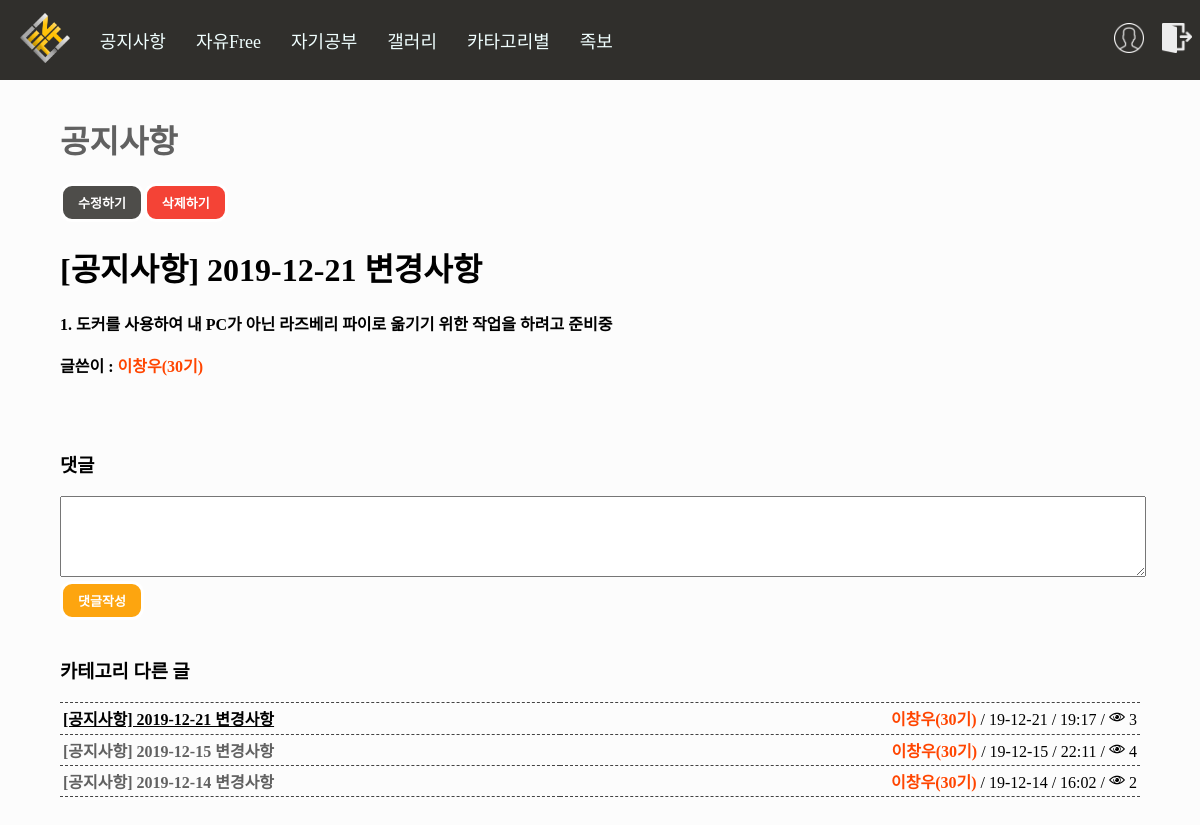
The page /board/detail/197 (signed in) on the database its author committed.
### board/models.py (models this page shows, shortened)
class Board(models.Model):
    Title = models.CharField(max_length=50) #제목
    Body = models.TextField() #내용
    Created_at = models.DateTimeField(auto_now_add=True) #생성 일자 및 시간
    Updated_at = models.DateTimeField(auto_now=True) #수정 일자 및 시간
    Author = models.CharField(max_length=13) #글쓴이 아이디
    Category = models.CharField(max_length=13) #분류
    HowMuch = models.IntegerField() #조회수
    files=models.FileField(upload_to='files/', default='')
    images=models.FileField(upload_to='Sumnail/', default='')
    def get_generation(self): #이름을 나오게 하는데 예외처리 까지 적용 만약 탈퇴한 사람이면!! Id 가 나온다
        try:
            a = Profile.objects.get(user__username=self.Author)
            if a.UserType == "99":
                return "<span style='font-weight:bolder;color:orangered;'>"+a.Name+"("+a.Generation+"기)</span>"
            elif a.UserType == "98": #관리자 및 운영진
                return "<span style='font-weight:bolder;color:blue;'>"+a.Name+"("+a.Generation+"기)</span>"
            elif a.UserType == "3": #손님
                return "<span style='font-weight:bolder;color:darkviolet;'>"+a.Name+"("+a.Generation+"기)</span>"
            else: #일반 사용자
                return "<span style='font-weight:bolder;color:black;'>"+a.Name+"("+a.Generation+"기)</span>"
        except: #익명을 위해서 id나오게 삭제되니깐 이름은 알 수 없으므로...
            return "<span style='font-weight:bolder;color:grey;'>"+self.Author+"</span>"
    def new(self): #최신
        if self.Created_at > timezone.now() - datetime.timedelta(days=1):
            return "<img height='16px' src='/static/n.png'/>"
        else:  #하루 지나면 안 최신
            return ""
    def change(self): #최신
        if self.Updated_at > timezone.now() - datetime.timedelta(days=1):
            return "<img height='16px' src='/static/c.png'/>"
        else:  #하루 지나면 안 최신
            return ""
    def file_icon(self): #최신
        if len(self.files.name) > 5: #5글자 이상일경우로 했음!! 그러면 당연히 5글자 이상 아닌게 없을 것임!
            return "<img height='16px' src='/static/file.png'/>"
        else:  #하루 지나면 안 최신
            return ""
    def sumnail_detail(self): #최신
        if len(self.images.name) > 5: #5글자 이상일경우로 했음!! 그러면 당연히 5글자 이상 아닌게 없을 것임!
            return "<img style='width:100%' src="+self.images.url+"/>"
        else:  #하루 지나면 안 최신
            return ""
    def howmanycomment(self):
        a = Comment.objects.filter(Article=self.id).count()
        b = str('[') + str(a) + str(']')
        if a:
            return b
        else:
            return ""
    def howmanyhit(self):
        a = Hittimecount.objects.get(Article=self.id)
        if a:
            return str("<img height='16px' src='/static/eye.png'/> ") + str(a.HowMuch)

class Hittimecount(models.Model):
    Article = models.ForeignKey(Board, on_delete=models.CASCADE)
    HowMuch = models.IntegerField() #조회수

### account/models.py (models this page shows, shortened)
class Profile(models.Model):
    user = models.OneToOneField(User, on_delete=models.CASCADE) #1대1 조인
    Name = models.TextField(max_length=10) #이름
    UserNumber = models.IntegerField() #학번
    Phone = models.CharField(max_length=13) #전화번호
    UserType = models.CharField(max_length=13) #권한
    Generation = models.CharField(max_length=13) #기수

### board/views.py (the view, shortened to what this page needs)
# urls.py: path('detail/<int:blog_id>', views.detail, name='detail'),
@login_required(login_url='/account/login/')
def detail(request, blog_id):
    location = request.session.get('location','first')
    profile=Profile.objects.get(
        user=request.user
    )
    if profile.UserType == "0": #권한 대기중 만들기 위해서
        recent = Board.objects.all().order_by('-Created_at')
        paginator = Paginator(recent,5) #페이지네이션 만들기
        page = request.GET.get('page') #페이지네이션 만들기
        posts = paginator.get_page(page) #페이지네이션 만들기
        recent_u = Board.objects.all().order_by('-Updated_at')
        paginator_u = Paginator(recent_u,5) #페이지네이션 만들기
        page_u = request.GET.get('page') #페이지네이션 만들기
        posts_u = paginator_u.get_page(page_u) #페이지네이션 만들기
        seen = []
        posts_p = []
        popular_p = Hittimecount.objects.all().order_by('-HowMuch')[:5] # 인기글 가져오는 것 만들기!
        for gets in popular_p:
            seen.append(gets.Article.id)
        for i in range(len(seen)):
            posts_p.append(Board.objects.get(id=seen[i]))
        Main_Message_Show = Main_Message.objects.get(id=1)
        content = {
            "posts_u":posts_u,
            "posts":posts,
            "posts_p":posts_p,
            "errorauth":"[메시지]\n회원가입 후\n관리자에게 권한을 부여 받아야\n글을 쓰거나 확인 할 수 있습니다!\n(관리자에게 카톡하세요!)",
            "errorauth_set":"block",
            "big_message":Main_Message_Show.big_message,
            "middle_message":Main_Message_Show.middle_message,
            "low_message":Main_Message_Show.low_message,
            "d_day_message":Main_Message_Show.d_day_message,
            "d_day_year":Main_Message_Show.d_day_year,
            "d_day_month":Main_Message_Show.d_day_month,
            "d_day_day":Main_Message_Show.d_day_day
        }
        return render(request, "main.html", content)
    else: #권한 대기중 만들기 위해서
        if request.method == "POST" and "post_comment" in request.POST: #댓글 생성
            comment = Comment()
            comment.Article = Board.objects.get(pk=blog_id)
            comment.Body = request.POST.get('get_Body')
            comment.Author = request.user
            comment.Created_at = timezone.datetime.now()
            comment.save()
            return redirect('/board/detail/'+str(blog_id))
        elif request.method == "POST" and "delete_comment" in request.POST: #댓글 삭제
            comment = Comment.objects.get(pk=blog_id)
            comment.delete()
            return redirect('/board/detail/'+str(request.session.get('blog_id','')))
        else:
            blog_detail = get_object_or_404(Board, pk=blog_id)
            if location == "myboard":
                near_detail_before = Board.objects.filter(Author=request.user, Created_at__lt=blog_detail.Created_at).order_by('-Created_at')#전에 만들어진 게시글 2개!! (마이페이지 일 경우)
                near_detail_after = Board.objects.filter(Author=request.user, Created_at__gt=blog_detail.Created_at).order_by('Created_at')#후에 만들어진 게시글 2개!! (마이페이지 일 경우)
            else:
                near_detail_before = Board.objects.filter(Category=blog_detail.Category, Created_at__lt=blog_detail.Created_at).order_by('-Created_at')#전에 만들어진 게시글 2개!!
                near_detail_after = Board.objects.filter(Category=blog_detail.Category, Created_at__gt=blog_detail.Created_at).order_by('Created_at')#후에 만들어진 게시글 2개!!
            check = 0 #2개까지만 최신 글들 불러오기 위해서 이렇게 했습니당!!
            near_detail = []
            near_detail2 = []
            for a in near_detail_before:
                near_detail.append(a)
                check+=1
                if check == 2:
                    check = 0
                    break
            comments = Comment.objects.filter(Article__id=blog_id).order_by('Created_at')
            request.session['blog_id'] = blog_id #id 값을 가지고 온 이유는 modify 이용하기 위해서
            filename = blog_detail.files.name[6:] #파일 이름만 보이게 하려고
            user=request.user
            all_hit = Hitcount.objects.filter(IP=get_client_ip(request), Article__id=blog_id, date__gte=timezone.datetime.now()-datetime.timedelta(minutes=15))
            if all_hit: #여기서부터는 조회수를 만들기위해서 이 위에 all_hit부터 조회수
                pass
            else:
                try: #hittimecount라는 하나를 만들어서 조회수를 보여주기 하기 원래는 board자체에서 하려고 했는데 조회수가 늘어나면 수정되는 것 처럼 나와서... 결국 하나의 테이블을 더 만듬
                    hitviewcount = Hittimecount.objects.get(Article__id=blog_id)
                    hitviewcount.HowMuch = hitviewcount.HowMuch + 1 # title 수정
                    hitviewcount.save()
                except:
                    hitviewcount = Hittimecount()
                    hitviewcount.HowMuch = 1
                    hitviewcount.Article = Board.objects.get(pk=blog_id)
                    hitviewcount.save()
            hitcount = Hitcount()
            hitcount.Article = Board.objects.get(pk=blog_id)
            hitcount.IP = get_client_ip(request)
            hitcount.date = timezone.datetime.now()
            hitcount.save()
            content = {
                'blog':blog_detail,
                'Author':str(user),
                'filename':filename,
                'comments':comments,
                'location':location,
                'near_detail_before':near_detail,
                'near_detail_after':near_detail2
            }
            return render(request, 'detail.html', content)

### board/views.py (called while the page is built)
def get_client_ip(request): #접속자 ip구하기
    x_forwarded_for = request.META.get('HTTP_X_FORWARDED_FOR')
    if x_forwarded_for:
        ip = x_forwarded_for.split(',')[0]
    else:
        ip = request.META.get('REMOTE_ADDR')
    return ip

### board/templates/detail.html (shortened to what this page needs)
{%extends 'base.html'%}
{%load staticfiles%}
{%block contents%}
<div style="margin:3% 5%; height:55%;">
    {%if location == "myboard"%}
    <h1><a href="/account/myboard/">내가 쓴 글</a></h1>
    {%else%}
        {%if blog.Category == '0'%}
        <h1><a href="../notice/">공지사항</a></h1>
        {%elif blog.Category == '1'%}
        <h1><a href="../free/">자유게시판</a></h1>
        {%elif blog.Category == '2'%}
        <h1><a href="../gallery/">갤러리게시판</a></h1>
        {%elif blog.Category == '9'%}
        <h1><a href="../study/">공부게시판</a></h1>
        {%else%}
        <h1>지정중</h1>
        {%endif%}
    {%endif%}
    {%if blog.Author == Author %}
    <input style="float:left;" type="button" class="button modi_button" onclick="location.href='../modify' " value="수정하기">
    <form method="POST" id="delete_form" action="{%url 'delete'%}">
        <input type="button" class="button dele_button" value="삭제하기" onclick="delete_alert();">
    </form>
    {%endif%}
    <h1>{{blog.Title}}</h1>
    <div>{{blog.Body|safe}}</div>
    <br><b>글쓴이 : {{blog.get_generation|safe}}</b>
    <br><br>
    <br><br>
    <h3>댓글</h3>
    <form method="POST" action="{% url 'detail' blog.id %}">
        <textarea name="get_Body" style="width:100%" rows="5" cols="20" required></textarea><br>
        <input name="post_comment" type="submit" class="button write_button" value="댓글작성"/>
    </form>
    <br>
    <h3>카테고리 다른 글</h3>
    <table style="width: 100%;border-top: 1px dashed #444444;border-collapse: collapse;">
    <tr>
    <td style="border-bottom: 1px dashed #444444;padding:3px;">
        <b style="text-decoration: underline;">{{blog.Title}}</b> {{blog.howmanycomment}}
        {%if blog.new == "" %}
        </td>
        {%else%}
        <span style="vertical-align:middle">{{blog.new|safe}}</span></td>
        {%endif%}
    <td style="border-bottom: 1px dashed #444444;padding:3px;"><div style="float:right;">
        {{blog.get_generation|safe}} / {{blog.Created_at|date:"y-m-d"}} / {{blog.Created_at|time:"H:i"}} /
        {%if blog.howmanyhit %}
        {{blog.howmanyhit|safe}}
        {%else%}
        <img style="width:16px;height:16px;" src="{%static 'eye.png'%}"/> 0
        {%endif%}
    </div>
    </td>
    </tr>
    {%for before in near_detail_before%}
    <tr>
    <td style="border-bottom: 1px dashed #444444;padding:3px;">
        <a href=../detail/{{before.id}}>{{before.Title}}</a> {{before.howmanycomment}}
        {%if before.new == "" %}
        </td>
        {%else%}
        <span style="vertical-align:middle">{{before.new|safe}}</span></td>
        {%endif%}
    <td style="border-bottom: 1px dashed #444444;padding:3px;"><div style="float:right;">
        {{before.get_generation|safe}} / {{before.Created_at|date:"y-m-d"}} / {{before.Created_at|time:"H:i"}} /
        {%if before.howmanyhit %}
        {{before.howmanyhit|safe}}
        {%else%}
        <img style="width:16px;height:16px;" src="{%static 'eye.png'%}"/> 0
        {%endif%}
    </div>
    </td>
    </tr>
    {%endfor%}
    </table>
    <br><br>
    <br><br>
</div>
{%endblock%}

### rows shown on the page
Board: Title "[공지사항] 2019-12-21 변경사항", Body "1. 도커를 사용하여 내 PC가 아닌 라즈베리 파이로 옮기기 위한 작업을 하려고 준비중", get_generation "이창우(30기)", Created_at "19-12-21", Created_at "19:17", howmanyhit "3"
Board: Title "[공지사항] 2019-12-15 변경사항", get_generation "이창우(30기)", Created_at "19-12-15", Created_at "22:11", howmanyhit "4"
Board: Title "[공지사항] 2019-12-14 변경사항", get_generation "이창우(30기)", Created_at "19-12-14", Created_at "16:02", howmanyhit "2"
